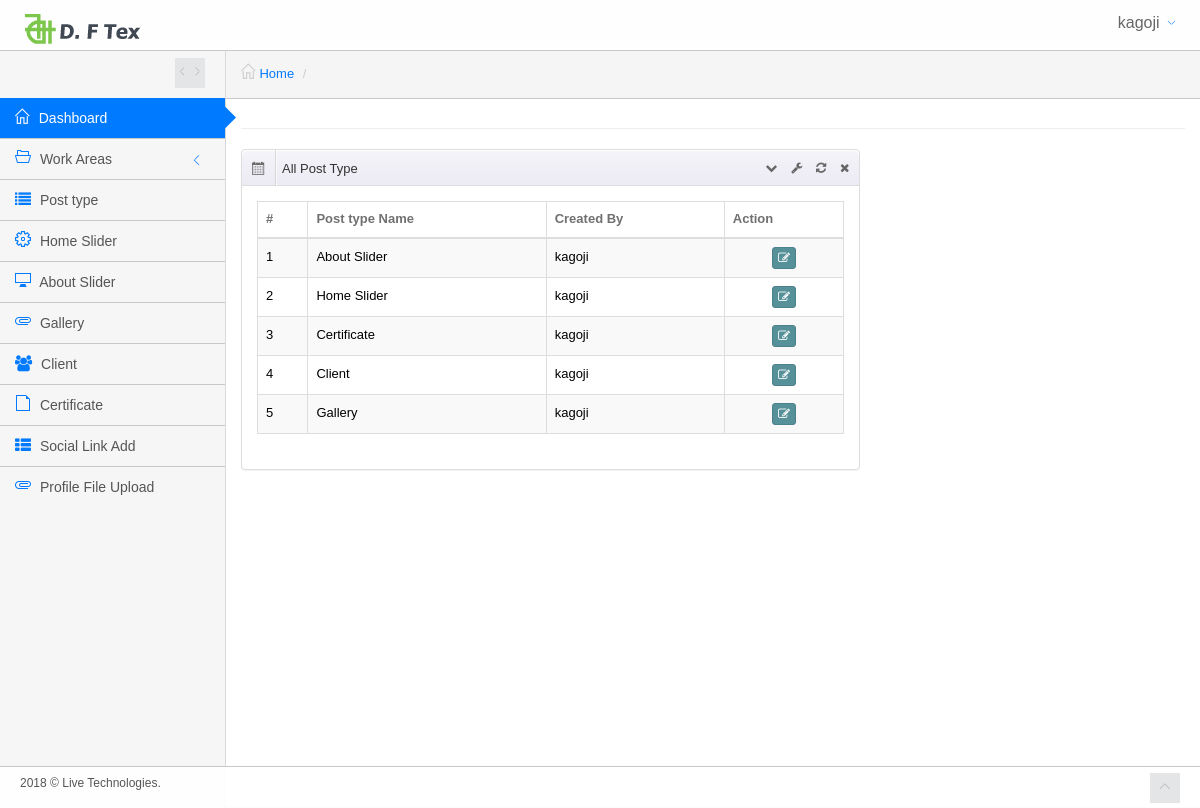
Screenshot of /dftex/siteadmin/post_type.php (signed in) with the database file from the repository.
### tables this page shows
CREATE TABLE IF NOT EXISTS `web_tbl_post` (
  `post_id` int(11) NOT NULL,
  `post_type_name` varchar(512) NOT NULL,
  `post_name_slug` varchar(512) NOT NULL,
  `description` varchar(512) DEFAULT NULL,
  `created_by` varchar(512) NOT NULL,
  `created_at` timestamp NOT NULL DEFAULT CURRENT_TIMESTAMP ON UPDATE CURRENT_TIMESTAMP
);

### dftex/siteadmin/inc/functions.php (called while the page is built, shortened)
<?php
 $DBNAME = 'dftex_web';
 $DBHOST = 'localhost';
 $DBUSER = 'root';
 $DBPASS = '1234';
function get_database_connection()
{
	global $DBHOST,$DBUSER,$DBPASS,$DBNAME;
	$link= mysqli_connect($DBHOST,$DBUSER,$DBPASS,$DBNAME);
	return $link;
}
function get_all_post_type_pagination_list($start_from,$num_rec_per_page){
	global $KEY,$DBNAME;
	$db_connect = get_database_connection();
	mysqli_select_db($db_connect,$DBNAME) or die("Cannot select DB");
	$sql = mysqli_query($db_connect,"SELECT * FROM ".TBL_POST." Order by post_id desc limit $start_from,$num_rec_per_page");
	$all_post_type = array();
	$sql2 = mysqli_query($db_connect,"SELECT count(*) as total FROM ".TBL_POST." ");
	$total_records = mysqli_fetch_assoc($sql2);
	if($sql){
		while ($row = mysqli_fetch_array($sql))
			$all_post_type [] = $row;
	}
	$result = array(
					'total_records' => $total_records['total'],
					'all_post_type'  => $all_post_type
				);
	return $result;
}
?>

### dftex/siteadmin/post_type.php (the view, shortened to what this page needs)
<?php include('template/header.php'); ?>
<div class="main-content">
	<div class="container">
		<div class="row">
			<div class="col-sm-12">
					<?php include('template/bradecrumb.php'); ?>
			</div>
		</div>
		<div class="row">
			<div class="col-md-8">
				<div class="row">
					<div class="col-sm-12">
						<div class="panel panel-default">
							<div class="panel-heading">
								<i class="clip-pie"></i>
								All Post Type
								<div class="panel-tools">
									<a class="btn btn-xs btn-link panel-collapse collapses" href="#">
									</a>
									<a class="btn btn-xs btn-link panel-config" href="#panel-config" data-toggle="modal">
										<i class="fa fa-wrench"></i>
									</a>
									<a class="btn btn-xs btn-link panel-refresh" href="#">
										<i class="fa fa-refresh"></i>
									</a>
									<a class="btn btn-xs btn-link panel-close" href="#">
										<i class="fa fa-times"></i>
									</a>
								</div>
							</div>
							<div class="panel-body">
								<table class="table table-striped table-bordered table-hover">
									<thead>
										<tr>
											<th>#</th>
											<th>Post type Name</th>
											<th>Created By</th>
											<th>Action</th>
										</tr>
									</thead>
									<tbody>
										<?php
	                                    $num_rec_per_page=5;
	                                    if (isset($_GET["page"])) { $page  = $_GET["page"]; } else { $page=1; };
	                                    $start_from = ($page-1)*$num_rec_per_page;
	                                    $all_post_list = get_all_post_type_pagination_list($start_from,$num_rec_per_page);
	                                    $all_post= $all_post_list['all_post_type'];
										if(isset($all_post) && count($all_post) > 0){
											foreach ($all_post as $key => $list) {
												echo "<tr>";
												echo '<td>'.($key+1).'</td>';
												echo '<td>'.$list["post_type_name"].'</td>';
												echo '<td>'.$list["created_by"].'</td>';
												echo '<td class="center">';
												echo '<a href="edit-post-type.php?action=edit&p_type='.$list["post_id"].'" class="btn btn-xs btn-teal tooltips" data-placement="top" data-original-title="Edit"><i class="fa fa-edit"></i></a>';
												echo '</td>';
												echo '</tr>';
											}
										}else{
											echo "<tr>";
											echo '<td colspan="4"> No data available</td>';
											echo '</tr>';
										}
										?>
									</tbody>
								</table>
							</div>
						</div>
					</div>
				</div>
			</div>
		</div>
	</div>
</div>
<?php include('template/footer.php'); ?>

### dftex/siteadmin/assets/css/main-responsive.css (style rules this page uses)
@media (min-width: 768px) { .main-content { margin-left: 225px; } }
@media (min-width: 768px) { .main-content > .container { min-height: 760px; } }

### dftex/siteadmin/assets/css/theme_light.css (style rules this page uses)
body, .main-container, .footer, .main-navigation, ul.main-navigation-menu > li > ul.sub-menu, .navigation-small ul.main-navigation-menu > li > ul.sub-menu { background-color: #F6F6F6 !important; }
.main-content .container { border-left: 1px solid #D9D9D9; border-bottom: 1px solid #D9D9D9; }

### dftex/siteadmin/assets/css/print.css (style rules this page uses)
.main-content .container { min-height: auto !important; border: none !important; }

### rows the page displays
web_tbl_post: post_type_name "About Slider", created_by "kagoji"
web_tbl_post: post_type_name "Home Slider", created_by "kagoji"
web_tbl_post: post_type_name "Certificate", created_by "kagoji"
web_tbl_post: post_type_name "Client", created_by "kagoji"
web_tbl_post: post_type_name "Gallery", created_by "kagoji"

### other values shown
get_username() "kagoji"
